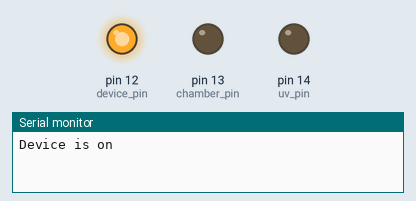
Recording of a sketch running on a simulated Arduino Uno, built with avr-gcc and run on an emulated ATmega328P. Parts: output pins drawn as LEDs (lit = HIGH), the last lines printed to the serial monitor.

Above: at 0.1 s.
At 5.1 s:
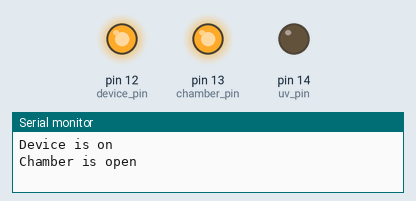
Timing chart, 0 to 11.5 s (numbered marks = the images above):
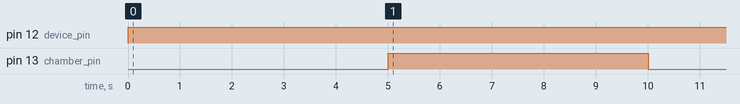

The sketch:

sanitation_chamber_pure_esp.ino
```cpp
//#include <Ticker.h> //Ticker Library
//#include <SPI.h>
//#include <Wire.h>
//#include <Adafruit_GFX.h>
//#include <Adafruit_SSD1306.h>

//Adafruit_SSID1306 display(-1); //So that OLED doesn't use one of the digital pins as reset pin
const int device_pin = 12;
const int chamber_pin = 13;
const int uv_pin = 14;
const int set_time = 120;
const int uv_time = 120000;


//Ticker device_timer;


void setup() {
  // put your setup code here, to run once:
  //Initilialise OLED display with i2c address 0x3C
  //display.begin(SSD1306_SWITCHCAPVCC, 0x3C);
  //Clear the bufffer
  //display.clearDisplay();
  //display.setTextSize(1);
  //display.setTextColor(BLACK, WHITE);
  ///display.setCursor(0,7);
  //display.println("Munga Innovations Pvt. Ltd.");
  //display.display();
  Serial.begin(115200);
  pinMode(device_pin, OUTPUT);
  pinMode(chamber_pin, OUTPUT);
  pinMode(uv_pin, OUTPUT);
  digitalWrite(device_pin, LOW);
  digitalWrite(chamber_pin, LOW);
  digitalWrite(uv_pin, LOW);
  //device_timer.attach(set_time, chamber_power); //2-min timer (120s)


}

void loop() {
  // put your main code here, to run repeatedly:

  device_on();
  Serial.println("Device is on");
  delay(5000);
  chamber_open();
  Serial.println("Chamber is open");
  delay(5000);
  chamber_close();
  Serial.println("Chamber is closed");
  delay(5000);
  uv_on();
  Serial.println("UV light is on");
  delay(uv_time);
  uv_off();
  Serial.println("UV light is off");
  delay(2000);
  chamber_open();
  Serial.println("Chamber is open");
  delay(2000);
  device_off();
  Serial.println("Device is off");


}


void chamber_close(){
  if ((digitalRead(device_pin)==HIGH)){
    digitalWrite(chamber_pin, LOW);
  }

}


void chamber_open(){
  if ((digitalRead(device_pin)==HIGH)){
    digitalWrite(chamber_pin, HIGH);
  }

}

void uv_on(){
  if (digitalRead(device_pin == HIGH)){
    if (digitalRead(chamber_pin == LOW)){
    digitalWrite(uv_pin, HIGH);
  }
}
}

void uv_off(){
  if (digitalRead(device_pin == HIGH)){
    digitalWrite(uv_pin, LOW);
  }
}


void device_on(){
  digitalWrite(device_pin, HIGH);
}

void device_off(){
  digitalWrite(device_pin, LOW);
}
```

Measured:
- by itself, pin 12 (device_pin): LOW → HIGH at 0.00 s
- by itself, pin 13 (chamber_pin): LOW → HIGH at 5.0 s, → LOW 5.0 s later
